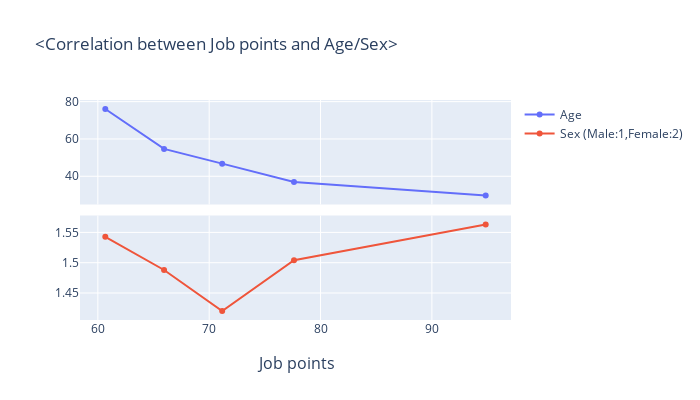

The cell this chart's notebook holds for it:
### Code cell
# job_points과 age는 반비례
# job_points가 높을 수록 남성 비율이 높다
from plotly.subplots import make_subplots
import plotly.graph_objects as go
fig = make_subplots(rows=2, cols=1, shared_xaxes=True, vertical_spacing=0.05, x_title='Job points')
fig.add_trace(go.Scatter(name='Age', x = job_lv_pivot['job_points'], y = job_lv_pivot['age']), row = 1, col =1)
fig.add_trace(go.Scatter(name='Sex\n(Male:1,Female:2)',x = job_lv_pivot['job_points'], y = job_lv_pivot['sex']), row = 2, col =1)
fig.update_layout(height=400, width=700, title_text="<Correlation between Job points and Age/Sex>")
fig.show()

### Figure 1 — Plotly figure (JSON) as saved in the notebook; plotly's stock layout.template omitted (floating-point values rounded to 4 significant figures)
{"data": [{"name": "Age", "type": "scatter", "x": [94.83, 77.62, 71.17, 65.95, 60.67], "xaxis": "x", "y": [29.68, 36.98, 46.77, 54.68, 76.07], "yaxis": "y"}, {"name": "Sex\n(Male:1,Female:2)", "type": "scatter", "x": [94.83, 77.62, 71.17, 65.95, 60.67], "xaxis": "x2", "y": [1.563, 1.504, 1.42, 1.488, 1.543], "yaxis": "y2"}], "layout": {"annotations": [{"font": {"size": 16}, "showarrow": false, "text": "Job points", "x": 0.5, "xanchor": "center", "xref": "paper", "y": 0, "yanchor": "top", "yref": "paper", "yshift": -30}], "height": 400, "title": {"text": "<Correlation between Job points and Age/Sex>"}, "width": 700, "xaxis": {"anchor": "y", "domain": [0, 1], "matches": "x2", "showticklabels": false}, "xaxis2": {"anchor": "y2", "domain": [0, 1]}, "yaxis": {"anchor": "x", "domain": [0.525, 1]}, "yaxis2": {"anchor": "x2", "domain": [0, 0.475]}}}
